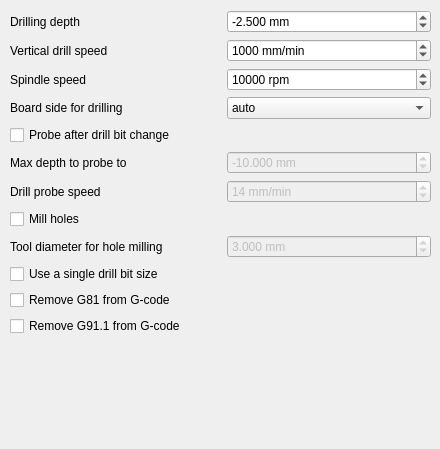
        <widget class="QWidget" name="drillTab">
         <attribute name="title">
          <string>Drill</string>
         </attribute>
         <widget class="QWidget" name="formLayoutWidget_2">
          <property name="geometry">
           <rect>
            <x>10</x>
            <y>10</y>
            <width>421</width>
            <height>430</height>
           </rect>
          </property>
          <layout class="QGridLayout" name="drillGridLayout">
           <property name="horizontalSpacing">
            <number>12</number>
           </property>
           <property name="verticalSpacing">
            <number>6</number>
           </property>
           <item row="12" column="0">
            <widget class="QCheckBox" name="nog911CheckBox">
             <property name="toolTip">
              <string>&lt;html&gt;&lt;head/&gt;&lt;body&gt;&lt;p&gt;&lt;span style=&quot; font-style:italic;&quot;&gt;--nog91-1&lt;/span&gt;&lt;/p&gt;&lt;p&gt;do not explicitly set G91.1 (incremental arc mode distance) in drill headers. Some controllers (like Roland's) does not support G91.1 and they can wrongly interpret it as G91 (relative distance). Since the default mode is usually &amp;quot;incremental&amp;quot;, you can safely remove G91.1 in most of the cases&lt;/p&gt;&lt;/body&gt;&lt;/html&gt;</string>
             </property>
             <property name="text">
              <string>Remove G91.1 from G-code</string>
             </property>
            </widget>
           </item>
           <item row="9" column="0">
            <widget class="QLabel" name="milldrillLabel">
             <property name="toolTip">
              <string>&lt;html&gt;&lt;head/&gt;&lt;body&gt;&lt;p&gt;&lt;span style=&quot; font-style:italic;&quot;&gt;--milldrill-diameter&lt;/span&gt;&lt;/p&gt;&lt;p&gt;diameter of milling head which is used with --milldrill; the default value is same as --cutter-diameter.&lt;/p&gt;&lt;/body&gt;&lt;/html&gt;</string>
             </property>
             <property name="text">
              <string>Tool diameter for hole milling</string>
             </property>
             <property name="buddy">
              <cstring>milldrilldiameterDoubleSpinBox</cstring>
             </property>
            </widget>
           </item>
           <item row="9" column="1">
            <widget class="QDoubleSpinBox" name="milldrilldiameterDoubleSpinBox">
             <property name="enabled">
              <bool>false</bool>
             </property>
             <property name="toolTip">
              <string>&lt;html&gt;&lt;head/&gt;&lt;body&gt;&lt;p&gt;&lt;span style=&quot; font-style:italic;&quot;&gt;--milldrill-diameter&lt;/span&gt;&lt;/p&gt;&lt;p&gt;diameter of milling head which is used with --milldrill; the default value is same as --cutter-diameter.&lt;/p&gt;&lt;/body&gt;&lt;/html&gt;</string>
             </property>
             <property name="suffix">
              <string> mm</string>
             </property>
             <property name="decimals">
              <number>3</number>
             </property>
             <property name="maximum">
              <double>100.000000000000000</double>
             </property>
             <property name="singleStep">
              <double>0.100000000000000</double>
             </property>
             <property name="value">
              <double>3.000000000000000</double>
             </property>
            </widget>
           </item>
           <item row="2" column="1">
            <widget class="QSpinBox" name="drillspeedSpinBox">
             <property name="toolTip">
              <string>&lt;html&gt;&lt;head/&gt;&lt;body&gt;&lt;p&gt;&lt;span style=&quot; font-style:italic;&quot;&gt;--drill-speed&lt;/span&gt;&lt;/p&gt;&lt;p&gt;Spindle speed during drilling&lt;/p&gt;&lt;/body&gt;&lt;/html&gt;</string>
             </property>
             <property name="suffix">
              <string> rpm</string>
             </property>
             <property name="maximum">
              <number>100000</number>
             </property>
             <property name="singleStep">
              <number>500</number>
             </property>
             <property name="value">
              <number>10000</number>
             </property>
            </widget>
           </item>
           <item row="3" column="1">
            <widget class="QComboBox" name="drillsideComboBox">
             <property name="toolTip">
              <string>&lt;html&gt;&lt;head/&gt;&lt;body&gt;&lt;p&gt;&lt;span style=&quot; font-style:italic;&quot;&gt;--drill-side&lt;/span&gt;&lt;/p&gt;&lt;p&gt;choose the drill side. Valid choices are front, back or auto (default). In auto mode the drill side is automatically chosen (always front unless only the back side is specified)&lt;/p&gt;&lt;/body&gt;&lt;/html&gt;</string>
             </property>
             <item>
              <property name="text">
               <string>auto</string>
              </property>
             </item>
             <item>
              <property name="text">
               <string>front</string>
              </property>
             </item>
             <item>
              <property name="text">
               <string>back</string>
              </property>
             </item>
            </widget>
           </item>
           <item row="3" column="0">
            <widget class="QLabel" name="drillsideLabel">
             <property name="toolTip">
              <string>&lt;html&gt;&lt;head/&gt;&lt;body&gt;&lt;p&gt;&lt;span style=&quot; font-style:italic;&quot;&gt;--drill-side&lt;/span&gt;&lt;/p&gt;&lt;p&gt;choose the drill side. Valid choices are front, back or auto (default). In auto mode the drill side is automatically chosen (always front unless only the back side is specified)&lt;/p&gt;&lt;/body&gt;&lt;/html&gt;</string>
             </property>
             <property name="text">
              <string>Board side for drilling</string>
             </property>
             <property name="buddy">
              <cstring>drillsideComboBox</cstring>
             </property>
            </widget>
           </item>
           <item row="0" column="1">
            <widget class="QDoubleSpinBox" name="zdrillDoubleSpinBox">
             <property name="toolTip">
              <string>&lt;html&gt;&lt;head/&gt;&lt;body&gt;&lt;p&gt;&lt;span style=&quot; font-style:italic;&quot;&gt;--zdrill&lt;/span&gt;&lt;/p&gt;&lt;p&gt;Z value down to which will be drilled&lt;/p&gt;&lt;/body&gt;&lt;/html&gt;</string>
             </property>
             <property name="suffix">
              <string> mm</string>
             </property>
             <property name="decimals">
              <number>3</number>
             </property>
             <property name="minimum">
              <double>-1000.000000000000000</double>
             </property>
             <property name="maximum">
              <double>0.000000000000000</double>
             </property>
             <property name="singleStep">
              <double>0.050000000000000</double>
             </property>
             <property name="value">
              <double>-2.500000000000000</double>
             </property>
            </widget>
           </item>
           <item row="10" column="0">
            <widget class="QCheckBox" name="onedrillCheckBox">
             <property name="toolTip">
              <string>&lt;html&gt;&lt;head/&gt;&lt;body&gt;&lt;p&gt;--onedrill&lt;/p&gt;&lt;p&gt;Use only one drill bit size&lt;/p&gt;&lt;/body&gt;&lt;/html&gt;</string>
             </property>
             <property name="text">
              <string>Use a single drill bit size</string>
             </property>
             <property name="checked">
              <bool>false</bool>
             </property>
            </widget>
           </item>
           <item row="1" column="1">
            <widget class="QSpinBox" name="drillfeedSpinBox">
             <property name="toolTip">
              <string>&lt;html&gt;&lt;head/&gt;&lt;body&gt;&lt;p&gt;&lt;span style=&quot; font-style:italic;&quot;&gt;--drill-feed&lt;/span&gt;&lt;/p&gt;&lt;p&gt;Feed rate for drilling (vertical speed)&lt;/p&gt;&lt;/body&gt;&lt;/html&gt;</string>
             </property>
             <property name="suffix">
              <string> mm/min</string>
             </property>
             <property name="maximum">
              <number>10000</number>
             </property>
             <property name="singleStep">
              <number>10</number>
             </property>
             <property name="value">
              <number>1000</number>
             </property>
            </widget>
           </item>
           <item row="13" column="0" colspan="2">
            <spacer name="verticalSpacer_4">
             <property name="orientation">
              <enum>Qt::Vertical</enum>
             </property>
             <property name="sizeHint" stdset="0">
              <size>
               <width>20</width>
               <height>40</height>
              </size>
             </property>
            </spacer>
           </item>
           <item row="11" column="0">
            <widget class="QCheckBox" name="nog81CheckBox">
             <property name="toolTip">
              <string>&lt;html&gt;&lt;head/&gt;&lt;body&gt;&lt;p&gt;&lt;span style=&quot; font-style:italic;&quot;&gt;--nog81&lt;/span&gt;&lt;/p&gt;&lt;p&gt;replace G81 with G0+G1. This option makes the gcode compatible with low-end cnc controllers (like grbl), but also makes it bigger and less clean&lt;/p&gt;&lt;/body&gt;&lt;/html&gt;</string>
             </property>
             <property name="text">
              <string>Remove G81 from G-code</string>
             </property>
            </widget>
           </item>
           <item row="0" column="0">
            <widget class="QLabel" name="zdrillLabel">
             <property name="toolTip">
              <string>&lt;html&gt;&lt;head/&gt;&lt;body&gt;&lt;p&gt;&lt;span style=&quot; font-style:italic;&quot;&gt;--zdrill&lt;/span&gt;&lt;/p&gt;&lt;p&gt;Z value down to which will be drilled&lt;/p&gt;&lt;/body&gt;&lt;/html&gt;</string>
             </property>
             <property name="text">
              <string>Drilling depth</string>
             </property>
             <property name="buddy">
              <cstring>zdrillDoubleSpinBox</cstring>
             </property>
            </widget>
           </item>
           <item row="2" column="0">
            <widget class="QLabel" name="drillspeedLabel">
             <property name="toolTip">
              <string>&lt;html&gt;&lt;head/&gt;&lt;body&gt;&lt;p&gt;&lt;span style=&quot; font-style:italic;&quot;&gt;--drill-speed&lt;/span&gt;&lt;/p&gt;&lt;p&gt;Spindle speed during drilling&lt;/p&gt;&lt;/body&gt;&lt;/html&gt;</string>
             </property>
             <property name="text">
              <string>Spindle speed</string>
             </property>
             <property name="buddy">
              <cstring>drillspeedSpinBox</cstring>
             </property>
            </widget>
           </item>
           <item row="1" column="0">
            <widget class="QLabel" name="drillfeedLabel">
             <property name="toolTip">
              <string>&lt;html&gt;&lt;head/&gt;&lt;body&gt;&lt;p&gt;&lt;span style=&quot; font-style:italic;&quot;&gt;--drill-feed&lt;/span&gt;&lt;/p&gt;&lt;p&gt;Feed rate for drilling (vertical speed)&lt;/p&gt;&lt;/body&gt;&lt;/html&gt;</string>
             </property>
             <property name="text">
              <string>Vertical drill speed</string>
             </property>
             <property name="buddy">
              <cstring>drillfeedSpinBox</cstring>
             </property>
            </widget>
           </item>
           <item row="5" column="0">
            <widget class="QCheckBox" name="drillprobeCheckBox">
             <property name="toolTip">
              <string>&lt;html&gt;&lt;head/&gt;&lt;body&gt;&lt;p&gt;&lt;span style=&quot; font-style:italic;&quot;&gt;--drillprobe&lt;/span&gt;&lt;/p&gt;&lt;p&gt;If drillprobe is given, the mill will after a drill bit change go to the g30 position (specified via G30.1).&lt;/p&gt;&lt;p&gt;Then after each drill bit change it will probe the length of the drill bit. (onto a sensor / switch).&lt;/p&gt;&lt;p&gt;Tthe feed and direction parameters are given below.&lt;/p&gt;&lt;p&gt;Remember that you have to set up the g30 position manually prior to running, and you need a probe sensor connected to motion.probe-input (Machinekit / linuxcnc) if you set this option.&lt;/p&gt;&lt;/body&gt;&lt;/html&gt;</string>
             </property>
             <property name="layoutDirection">
              <enum>Qt::LeftToRight</enum>
             </property>
             <property name="text">
              <string>Probe after drill bit change</string>
             </property>
             <property name="checked">
              <bool>false</bool>
             </property>
            </widget>
           </item>
           <item row="8" column="0">
            <widget class="QCheckBox" name="milldrillCheckBox">
             <property name="toolTip">
              <string>&lt;html&gt;&lt;head/&gt;&lt;body&gt;&lt;p&gt;&lt;span style=&quot; font-style:italic;&quot;&gt;--milldrill&lt;/span&gt;&lt;/p&gt;&lt;p&gt;If milldrill is given, the milling head will be used to drill the holes in the PCB. Holes up to the size of the milling head will be drilled regularly (possibly creating a bigger hole than intended), the other holes are created by moving the head in circles using the feed and infeed parameters used in cutting&lt;/p&gt;&lt;p&gt;Remember that you have to set also &amp;quot;outline&amp;quot; parameters if you set this option&lt;/p&gt;&lt;/body&gt;&lt;/html&gt;</string>
             </property>
             <property name="layoutDirection">
              <enum>Qt::LeftToRight</enum>
             </property>
             <property name="text">
              <string>Mill holes</string>
             </property>
             <property name="checked">
              <bool>false</bool>
             </property>
            </widget>
           </item>
           <item row="6" column="0">
            <widget class="QLabel" name="drillprobeLabel_1">
             <property name="toolTip">
              <string>&lt;html&gt;&lt;head/&gt;&lt;body&gt;&lt;p&gt;&lt;span style=&quot; font-style:italic;&quot;&gt;--dp-endpoint&lt;/span&gt;&lt;/p&gt;&lt;p&gt;Z coordinate towards where there is probed&lt;/p&gt;&lt;/body&gt;&lt;/html&gt;</string>
             </property>
             <property name="text">
              <string>Max depth to probe to</string>
             </property>
             <property name="buddy">
              <cstring>milldrilldiameterDoubleSpinBox</cstring>
             </property>
            </widget>
           </item>
           <item row="7" column="0">
            <widget class="QLabel" name="drillprobeLabel_2">
             <property name="toolTip">
              <string>&lt;html&gt;&lt;head/&gt;&lt;body&gt;&lt;p&gt;&lt;span style=&quot; font-style:italic;&quot;&gt;--dp-feed&lt;/span&gt;&lt;/p&gt;&lt;p&gt;Drill probe feed speed (vertical speed).&lt;/p&gt;&lt;/body&gt;&lt;/html&gt;</string>
             </property>
             <property name="text">
              <string>Drill probe speed</string>
             </property>
             <property name="buddy">
              <cstring>milldrilldiameterDoubleSpinBox</cstring>
             </property>
            </widget>
           </item>
           <item row="7" column="1">
            <widget class="QSpinBox" name="dpfeedSpinBox">
             <property name="enabled">
              <bool>false</bool>
             </property>
             <property name="toolTip">
              <string>&lt;html&gt;&lt;head/&gt;&lt;body&gt;&lt;p&gt;&lt;span style=&quot; font-style:italic;&quot;&gt;--dp-feed&lt;/span&gt;&lt;/p&gt;&lt;p&gt;Drill probe feed speed (vertical speed).&lt;/p&gt;&lt;/body&gt;&lt;/html&gt;</string>
             </property>
             <property name="suffix">
              <string> mm/min</string>
             </property>
             <property name="maximum">
              <number>1000</number>
             </property>
             <property name="singleStep">
              <number>1</number>
             </property>
             <property name="value">
              <number>14</number>
             </property>
            </widget>
           </item>
           <item row="6" column="1">
            <widget class="QDoubleSpinBox" name="dpendpointDoubleSpinBox">
             <property name="enabled">
              <bool>false</bool>
             </property>
             <property name="toolTip">
              <string>&lt;html&gt;&lt;head/&gt;&lt;body&gt;&lt;p&gt;&lt;span style=&quot; font-style:italic;&quot;&gt;--dp-endpoint&lt;/span&gt;&lt;/p&gt;&lt;p&gt;Z coordinate towards where there is probed&lt;/p&gt;&lt;/body&gt;&lt;/html&gt;</string>
             </property>
             <property name="suffix">
              <string> mm</string>
             </property>
             <property name="decimals">
              <number>3</number>
             </property>
             <property name="minimum">
              <double>-1002.000000000000000</double>
             </property>
             <property name="maximum">
              <double>1000.000000000000000</double>
             </property>
             <property name="singleStep">
              <double>0.050000000000000</double>
             </property>
             <property name="value">
              <double>-10.000000000000000</double>
             </property>
            </widget>
           </item>
          </layout>
         </widget>
        </widget>
